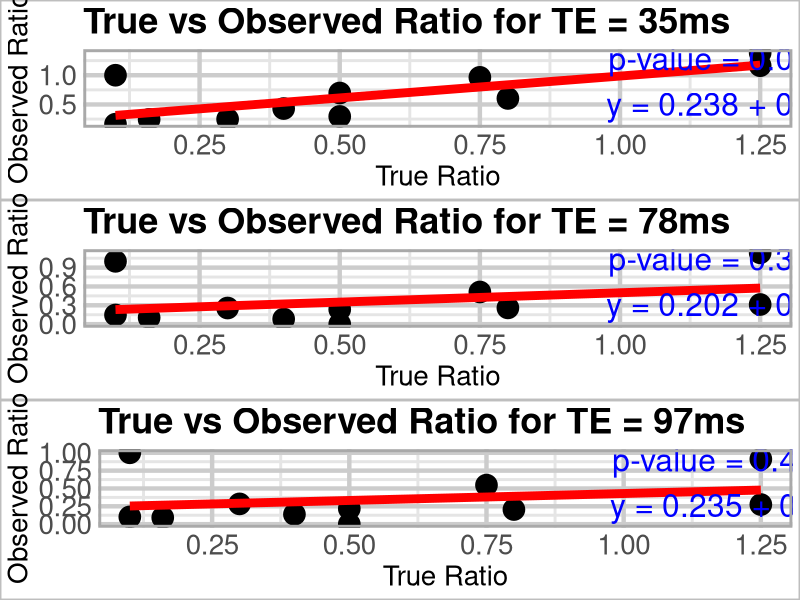

The R script that drew this image:
# best fit analysis and the detection of metabolites using the highest concentration and the PRESS TE = 35, 78, and 97ms 
##### paired t.test for comparison between the true and observed ratio to Cr. 
# checking for false-positive 

library(dplyr)
library(ggplot2)
library(gridExtra)

# Sample data with updated TE observed ratios
data_combined <- data.frame(
  Metabolite = rep(c("2HG", "Cysta", "NAAG", "NAA", "Gln", "Glu", "Lac", "Gly", "Cho", "Cr", "ml"), times = 3),
  Actual_Ratio = rep(c(0.8, 0.4, 0.16, 1.25, 0.5, 1.25, 0.5, 0.1, 0.3, 0.10, 0.75), times = 3),
  Observed_Ratio = c(
    0.603, 0.43, 0.244, 1.163, 0.295, 1.384, 0.696, 0.163, 0.248, 1, 0.964, # TE 35ms
    0.259, 0.082, 0.104, 1.136, 0, 0.313, 0.235, 0.146, 0.257, 1, 0.512, # TE 78ms
    0.205, 0.138, 0.092, 0.911, 0, 0.275, 0.218, 0.102, 0.284, 1, 0.547  # TE 97ms
  ),
  TE = rep(c("35ms", "78ms", "97ms"), each = 11)
)

# Define a function to perform linear regression, summary extraction, and plotting
analyze_te <- function(data, te_label) {
  data_te <- filter(data, TE == te_label)
  lm_model <- lm(Observed_Ratio ~ Actual_Ratio, data = data_te)
  summary_model <- summary(lm_model)
  coef_model <- coef(lm_model)
  r_squared <- summary_model$r.squared
  p_value <- coef(summary_model)[2, 4]
  
  cat(paste("TE =", te_label, ": Observed Ratio =", coef_model[1], "+", coef_model[2], "* Actual Ratio\n"))
  cat(paste("TE =", te_label, ": R² =", round(r_squared, 3), ", p-value =", round(p_value, 3), "\n"))
  
  ggplot(data_te, aes(x = Actual_Ratio, y = Observed_Ratio)) +
    geom_point(size = 7) +
    geom_smooth(method = "lm", se = FALSE, color = "red", size = 3) +
    labs(title = paste("True vs Observed Ratio for TE =", te_label), 
         x = "True Ratio", y = "Observed Ratio") +
    annotate("text", x = 1, y = max(data_te$Observed_Ratio) - 0.1, 
             label = paste("R² =", round(r_squared, 3), "\np-value =", round(p_value, 3), 
                           "\ny =", round(coef_model[1], 3), "+", round(coef_model[2], 3), "x"), 
             size = 8, hjust = 0.05, color = "blue") +
    theme_minimal() +
    theme(plot.title = element_text(size = 26, face = "bold"),
          plot.background = element_rect(color = "grey", size = 1),
          axis.title = element_text(size = 20),
          axis.text = element_text(size = 20),
          panel.grid.major = element_line(size = 1.5, linetype = 'solid', colour = "grey80"),
          panel.grid.minor = element_line(size = 1, linetype = 'solid', colour = "grey90"),
          panel.border = element_rect(colour = "darkgray", fill = NA, size = 2))
}

# Generate and print plots for each TE
plots <- lapply(unique(data_combined$TE), function(te) analyze_te(data_combined, te))
grid.arrange(grobs = plots, ncol = 1)

# Paired T-tests
perform_t_test <- function(te_label) {
  data_te <- filter(data_combined, TE == te_label)
  t_test_result <- t.test(data_te$Actual_Ratio, data_te$Observed_Ratio, paired = TRUE)
  cat(paste("Paired T-test for TE =", te_label, ":\n"))
  print(t_test_result)
}

# Execute paired t-tests for each TE
lapply(unique(data_combined$TE), perform_t_test)





# checking for false-positive 

# dataset TE 35ms 

library(dplyr)

# Create the dataset TE 35ms 
data_combined <- data.frame(
  Metabolite = rep(c("2HG", "Cysta", "NAAG", "NAA", "Gln", "Glu", "Lac", "Gly", "Cho", "Cr", "ml"), times = 3),
  Actual_Ratio = rep(c(0.8, 0.4, 0.16, 1.25, 0.5, 1.25, 0.5, 0.1, 0.3, 0.10, 0.75), times = 3),
  Observed_Ratio = c(
    0.603, 0.43, 0.244, 1.163, 0.295, 1.384, 0.696, 0.163, 0.248, 1, 0.964, # TE 35ms
    0.712, 0.352, 0.177, 1.278, 0.511, 1.295, 0.498, 0.108, 0.272, 0.111, 0.745, # TE 78ms
    0.805, 0.402, 0.162, 1.245, 0.512, 1.238, 0.502, 0.104, 0.305, 0.101, 0.750 # TE 97ms
  ),
  TE = rep(c("35ms", "78ms", "97ms"), each = 11)
)

# Define a threshold for false positives
threshold <- 0.05

# Calculate the difference between Actual_Ratio and Observed_Ratio
data_combined <- data_combined %>%
  mutate(Difference = abs(Actual_Ratio - Observed_Ratio))

# Identify false positives
data_combined <- data_combined %>%
  mutate(False_Positive = ifelse(Difference > threshold, 1, 0))

# Calculate the false positive percentage
false_positive_percentage <- data_combined %>%
  summarise(False_Positive_Percentage = mean(False_Positive) * 100)

# Print the false positive percentage
cat("False Positive Percentage:\n")
print(false_positive_percentage)




# TE=78ms false +


# Create the data frame
data_combined <- data.frame(
  Metabolite = rep(c("2HG", "Cysta", "NAAG", "NAA", "Gln", "Glu", "Lac", "Gly", "Cho", "Cr", "ml"), times = 3),
  Actual_Ratio = rep(c(0.8, 0.4, 0.16, 1.25, 0.5, 1.25, 0.5, 0.1, 0.3, 0.10, 0.75), times = 3),
  Observed_Ratio = c(0.712, 0.352, 0.177, 1.278, 0.511, 1.295, 0.498, 0.108, 0.272, 0.111, 0.745)  # TE 78ms
)

# Define a threshold for false positives
threshold <- 0.05

# Calculate the difference between Actual_Ratio and Observed_Ratio
data_combined <- data_combined %>%
  mutate(Difference = abs(Actual_Ratio - Observed_Ratio))

# Identify false positives
data_combined <- data_combined %>%
  mutate(False_Positive = ifelse(Difference > threshold, 1, 0))

# Calculate the false positive percentage
false_positive_percentage <- data_combined %>%
  summarise(False_Positive_Percentage = mean(False_Positive) * 100)

# Print the false positive percentage
cat("False Positive Percentage:\n")
print(false_positive_percentage)




# TE = 97ms false +

# Create the data frame
data_combined <- data.frame(
  Metabolite = rep(c("2HG", "Cysta", "NAAG", "NAA", "Gln", "Glu", "Lac", "Gly", "Cho", "Cr", "ml"), times = 1),
  Actual_Ratio = c(0.8, 0.4, 0.16, 1.25, 0.5, 1.25, 0.5, 0.1, 0.3, 0.10, 0.75),
  Observed_Ratio = c(0.205, 0.138, 0.092, 0.911, 0, 0.275, 0.218, 0.102, 0.284, 1, 0.547)  # TE 97ms data
)

# Paired T-test for TE = 97ms
t_test_97 <- t.test(data_combined$Actual_Ratio, data_combined$Observed_Ratio, paired = TRUE)
cat("Paired T-test for TE = 97ms:\n")
print(t_test_97)

# Define a threshold for false positives
threshold <- 0.05

# Calculate the difference between Actual_Ratio and Observed_Ratio
data_combined <- data_combined %>%
  mutate(Difference = abs(Actual_Ratio - Observed_Ratio))

# Identify false positives
data_combined <- data_combined %>%
  mutate(False_Positive = ifelse(Difference > threshold, 1, 0))

# Calculate the false positive percentage
false_positive_percentage <- data_combined %>%
  summarise(False_Positive_Percentage = mean(False_Positive) * 100)

# Print the false positive percentage
cat("False Positive Percentage:\n")
print(false_positive_percentage)

